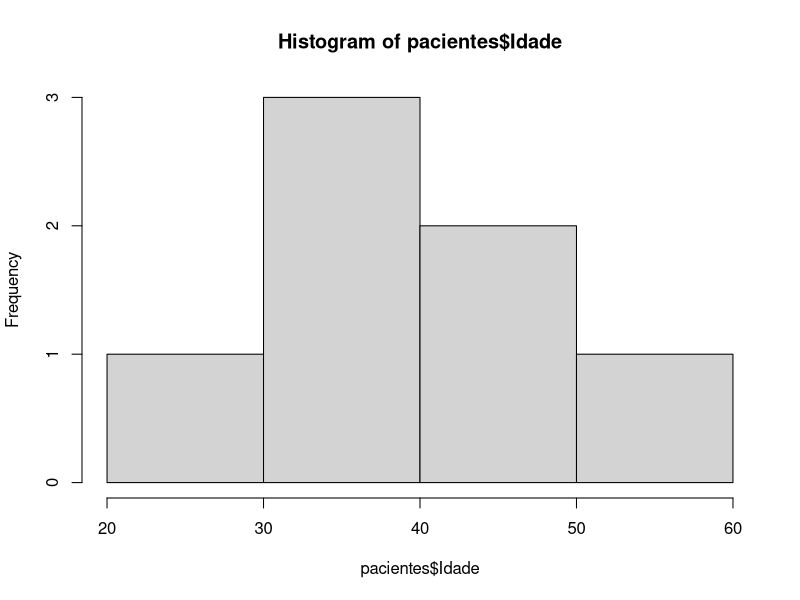

The R script that drew this image:

getwd()

#criando um data.frame

df = data.frame()
class(df)
df

#criando vetores vazios


nome = character()
idade = numeric()
altura = numeric()
codigo = integer()


df = data.frame(c(nome,idade,altura,codigo))
df

#criando vetores
pais = c("Portugal","Inglaterra","Irlanda","Egito","Brasil")
nome = c("Bruno","Tiago","Amanda","Bianca","Marta")
altura = c(1.88,2.44,5.66,5.77,65.43)
codigo = c(2134,4322,5434,6743,5432)

#preenchendo vetores
pesquisa = data.frame(pais,nome,altura,codigo)
pesquisa

#adicionando novo vetor a um dataframe existente

olhos = c("verde","azul","azul","castanho","verde")
pesq = cbind(pesquisa,olhos)
pesq


#informaçoes do dataframe
str(pesq)
dim(pesq)
length(pesq)

#obtendo um valor de um dataframe

pesq$pais
pesq$nome


#extraindo valor
pesq[1,1]
pesq[1,2]


#numero de linhas e colunas

nrow(pesquisa)
ncol(pesquisa)

#pesquisa elemento do dataframe
head(pesq)
head(mtcars)

#ultimo elementos da dataframe
tail(pesq)
tail(mtcars)

#dataframe built-in do R
mtcars
?mtcars

pesq[altura> 1.88,]
pesq[altura<5.77, c("codigo","olhos","altura")]

#dataframe nomeado

names(pesq) = c("Pais","Nome","Altura","Codigo","Olhos")
pesq
rownames(pesq) = c("var1","var2","var3","var4","var5")
colnames(pesq) = c("obs1","obs2","obs3","obs4","obs5")
pesq
getwd()
pacientes = data.frame(read.csv(file = "Cap02/pacientes.csv", header = T, sep = ","))
pacientes


#visualizando dataset
pacientes$Diabete
pacientes$Status
pacientes$Idade


#histograma

hist(pacientes$Idade)

#combinando dataframe
dfFinal = merge(pesq,pacientes)
dfFinal
